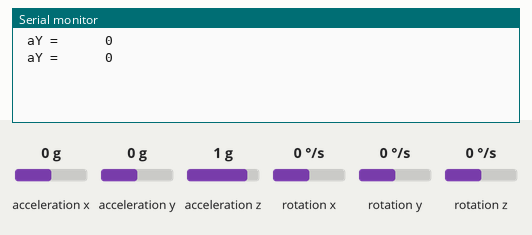
This sketch was run on a simulated Arduino Uno, built with avr-gcc and run on an emulated ATmega328P. Shown: the last lines printed to the serial monitor. Wiring (inferred from the names in the program): MPU-6050 motion sensor at I2C address 0x68. The test bench sets the inputs (shaded band); at power-on: acceleration y 0 g, acceleration x 0 g, acceleration z 1 g, rotation x 0 °/s, rotation y 0 °/s, rotation z 0 °/s.

Above: at 1.8 s.
1.9 s: acceleration y set to -1.4 g
At 2.4 s:
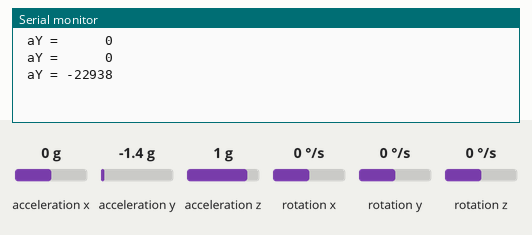
4.5 s: acceleration y set to 0.8 g
At 5.8 s:
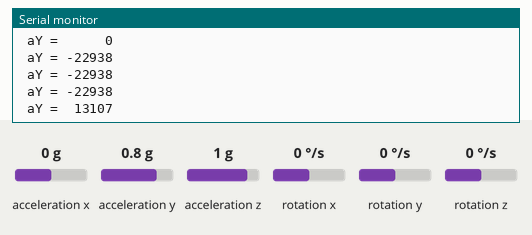

The sketch:

Accelerometer.ino
```cpp
#include "Wire.h" // This library allows you to communicate with I2C devices.

const int MPU_ADDR = 0x68; // I2C address of the MPU-6050. If AD0 pin is set to HIGH, the I2C address will be 0x69.

int16_t accelerometer_x, accelerometer_y; // variables for accelerometer raw data


char tmp_str[7]; // temporary variable used in convert function

char* convert_int16_to_str(int16_t i) { // converts int16 to string. Moreover, resulting strings will have the same length in the debug monitor.
  sprintf(tmp_str, "%6d", i);
  return tmp_str;
}

void setup() {
  Serial.begin(9600);
  Wire.begin();
  Wire.beginTransmission(MPU_ADDR); // Begins a transmission to the I2C slave (GY-521 board)
  Wire.write(0x6B); // PWR_MGMT_1 register
  Wire.write(0); // set to zero (wakes up the MPU-6050)
  Wire.endTransmission(true);
}
void loop() {
  Wire.beginTransmission(MPU_ADDR);
  Wire.write(0x3B); // starting with register 0x3B (ACCEL_XOUT_H) [MPU-6000 and MPU-6050 Register Map and Descriptions Revision 4.2, p.40]
  Wire.endTransmission(false); // the parameter indicates that the Arduino will send a restart. As a result, the connection is kept active.
  Wire.requestFrom(MPU_ADDR, 7*2, true); // request a total of 7*2=14 registers

  // "Wire.read()<<8 | Wire.read();" means two registers are read and stored in the same variable
  accelerometer_x = Wire.read()<<8 | Wire.read(); // reading registers: 0x3B (ACCEL_XOUT_H) and 0x3C (ACCEL_XOUT_L)
  accelerometer_y = Wire.read()<<8 | Wire.read(); // reading registers: 0x3D (ACCEL_YOUT_H) and 0x3E (ACCEL_YOUT_L)


  // print out data
  Serial.print(" aY = "); Serial.print(convert_int16_to_str(accelerometer_y));
  Serial.println();

  // delay
  delay(1000);
}
```

Measured:
- after the input at 1.9 s, the serial monitor: prints a new line after 0.11 s (image 1)
- after the input at 4.5 s, the serial monitor: prints a new line after 0.51 s (image 2)
